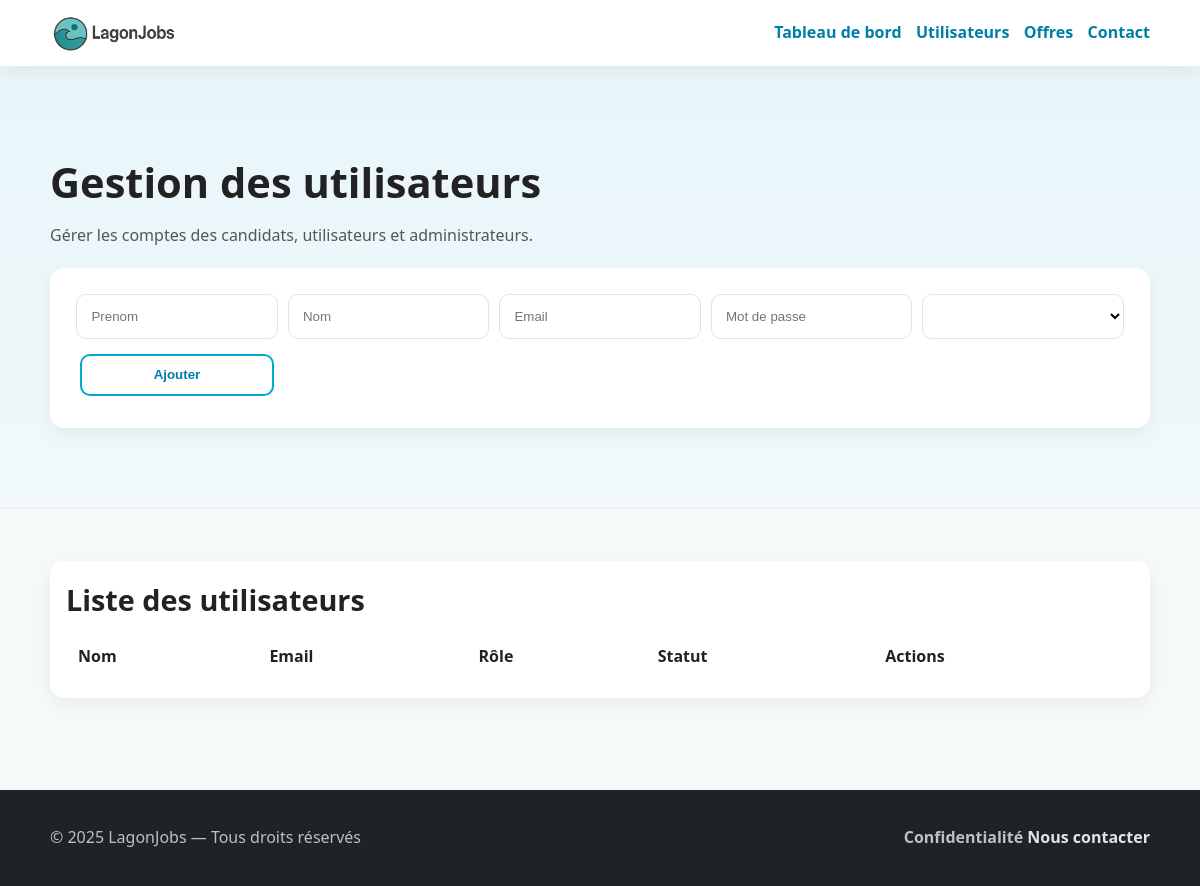
The page /BackOffice/user.php on the database as committed earlier.
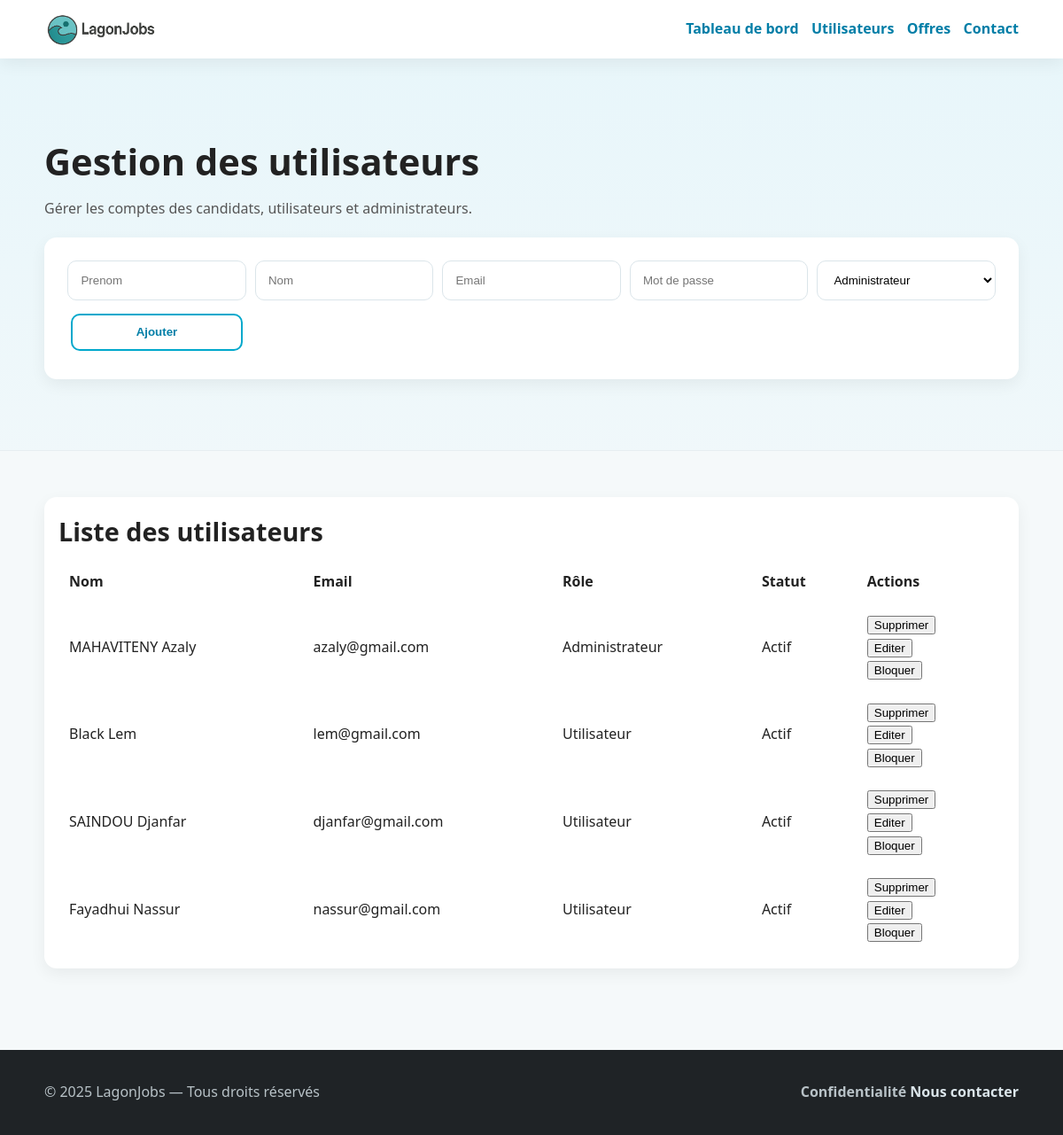
The same page on the database as committed later.
### tables this page shows
CREATE TABLE `Utilisateurs` (
  `Id` int(11) NOT NULL,
  `Nom` varchar(50) NOT NULL,
  `Prenom` varchar(50) NOT NULL,
  `Mail` varchar(100) NOT NULL,
  `Password` varchar(50) NOT NULL,
  `Id_Role` int(11) NOT NULL
);

CREATE TABLE `Role` (
  `Id` int(11) NOT NULL,
  `NomRole` varchar(50) NOT NULL
);

### BackOffice/user.php (the view, shortened to what this page needs)
<?php
require_once(__DIR__ . '/update_user.php');
$sqlQuery =
'SELECT utilisateurs.Id,
utilisateurs.Nom,
utilisateurs.Prenom,
utilisateurs.Mail,
utilisateurs.Password,
utilisateurs.Id_Role,
utilisateurs.Bloque,
Role.NomRole
FROM utilisateurs
JOIN Role on Role.Id = utilisateurs.Id_Role;';
$Selectuser=$mysqlClient->prepare($sqlQuery);
$Selectuser->execute();
$User=$Selectuser->fetchAll();
$sqlQuery='SELECT * FROM  Role';
$selectrole=$mysqlClient->prepare($sqlQuery);
$selectrole->execute();
$Role=$selectrole->fetchAll();
?>
<!DOCTYPE html>
<html lang="en">
<head>
    <link rel="stylesheet" href="../css/style.css">
</head>
<body>
    <header class="site-header">
        <div class="container header-inner">
            <a href="index.html" class="logo">
                <img src="../img/Logo.png" alt="Logo">
            <nav class="nav">
                <a href="index.php">Tableau de bord</a>
                <a href="user.php">Utilisateurs</a>
                <a href="offre.php">Offres</a>
                <a href="contacts.php">Contact</a>
            </nav>
        </div>
    </header>
<section class="hero">
  <div class="container">
    <h1>Gestion des utilisateurs</h1>
    <p>Gérer les comptes des candidats, utilisateurs et administrateurs.</p>
    <form class="form filter-bar" action="user.php" method="get">
            <input type="text" name="AjoutPrenom" placeholder="Prenom">
            <input type="text" name="AjoutNom" placeholder="Nom">
          <input type="text" name="AjoutMail" placeholder="Email">
          <input type="password" name="AjoutMdp" placeholder="Mot de passe">
            <select name="AjoutRole">
            <?php
            for($i = 0; $i< count($Role); $i++) {
              echo '<option value= "'.$Role[$i]['Id'].'">'.$Role[$i]['NomRole'].'</option>';
            }
            ?>
            </select>
          <button type="submit" class="btn btn-outline">Ajouter</button>
    </form>
  </div>
</section>
<section class="section">
  <div class="container">
    <div class="card">
      <h2>Liste des utilisateurs</h2>
      <table width="100%" cellpadding="10">
        <thead>
          <tr>
            <th align="left">Nom</th>
            <th align="left">Email</th>
            <th align="left">Rôle</th>
            <th align="left">Statut</th>
            <th align="left">Actions</th>
          </tr>
        </thead>
        <?php
        for($i = 0; $i< count($User); $i++) { ?>
  <tr>
   <td><?php echo $User[$i]['Nom'].' '.$User[$i]['Prenom']?></td>
   <td><?php echo $User[$i]['Mail']?></td>
   <td><?php echo $User[$i]['NomRole']?></td>
   <td>
    <?php if($User[$i]['Bloque'] == 1){
      echo "Bloqué";
      } else{
        echo "Actif";
        }
    ?>
</td>
   <td><form action="user.php" method="GET">
      <button type="submit">Supprimer</button>
  </form>
    <form action="editer_user.php" method="GET">
      <button type="submit">Editer</button>
    </form>
    <?php if($User[$i]['Bloque'] == 0){ ?>
    <form action="user.php" method="GET">
      <button type="submit">Bloquer</button>
    </form>
    <?php } ?>
  </td>
</tr>
<?php } ?>
      </table>
    </div>
  </div>
</section>
<body>
    <footer class="site-footer">
    <div class="container footer-inner">
        <p>© 2025 LagonJobs — Tous droits réservés</p>
        <b> Confidentialité  <a href="contact.html">Nous contacter</a> </b>
    </div>
</footer>
</html>

Rows that differ between the two databases and show on the page:
added utilisateurs: Nom "MAHAVITENY", Prenom "Azaly", Mail "azaly@gmail.com", Id_Role.NomRole "Administrateur", Bloque "Actif"
added utilisateurs: Nom "Black", Prenom "Lem", Mail "lem@gmail.com", Id_Role.NomRole "Utilisateur", Bloque "Actif"
added utilisateurs: Nom "SAINDOU", Prenom "Djanfar", Mail "djanfar@gmail.com", Id_Role.NomRole "Utilisateur", Bloque "Actif"
added utilisateurs: Nom "Fayadhui", Prenom "Nassur", Mail "nassur@gmail.com", Id_Role.NomRole "Utilisateur", Bloque "Actif"
Other text that changed with them:
form field AjoutRole: (not shown) → "Administrateur"
